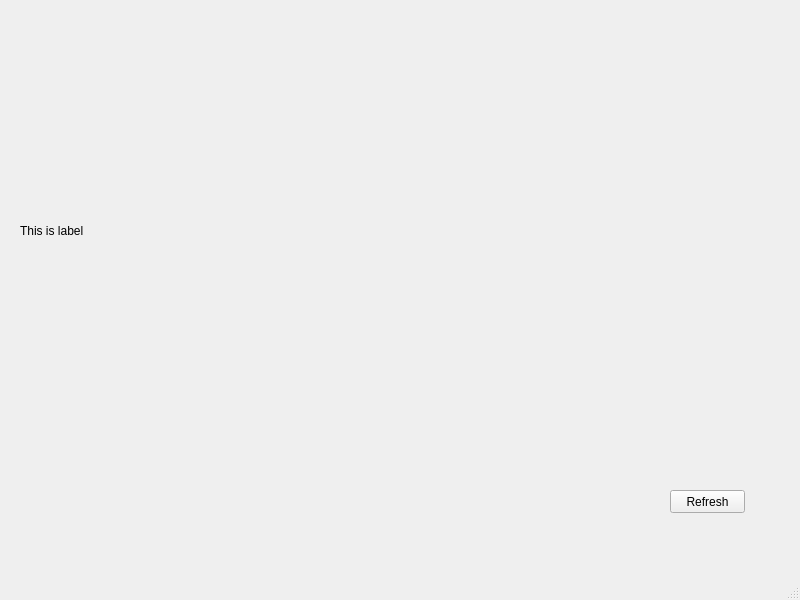
<?xml version="1.0" encoding="UTF-8"?>
<ui version="4.0">
 <class>MainWindow</class>
 <widget class="QMainWindow" name="MainWindow">
  <property name="geometry">
   <rect>
    <x>0</x>
    <y>0</y>
    <width>800</width>
    <height>600</height>
   </rect>
  </property>
  <property name="windowTitle">
   <string>Image viewer</string>
  </property>
  <widget class="QWidget" name="centralwidget">
   <widget class="QLabel" name="image_view">
    <property name="geometry">
     <rect>
      <x>20</x>
      <y>20</y>
      <width>721</width>
      <height>421</height>
     </rect>
    </property>
    <property name="text">
     <string>This is label</string>
    </property>
   </widget>
   <widget class="QPushButton" name="refresh_button">
    <property name="geometry">
     <rect>
      <x>670</x>
      <y>490</y>
      <width>75</width>
      <height>23</height>
     </rect>
    </property>
    <property name="text">
     <string>Refresh</string>
    </property>
   </widget>
  </widget>
  <widget class="QMenuBar" name="menubar">
   <property name="geometry">
    <rect>
     <x>0</x>
     <y>0</y>
     <width>800</width>
     <height>21</height>
    </rect>
   </property>
  </widget>
  <widget class="QStatusBar" name="statusbar"/>
  <action name="actionOpen">
   <property name="text">
    <string>Open</string>
   </property>
  </action>
  <action name="actionSave">
   <property name="text">
    <string>Save</string>
   </property>
  </action>
  <action name="actionClose">
   <property name="text">
    <string>Close</string>
   </property>
  </action>
  <action name="actionNew_file">
   <property name="text">
    <string>New file</string>
   </property>
  </action>
 </widget>
 <resources/>
 <connections/>
</ui>
